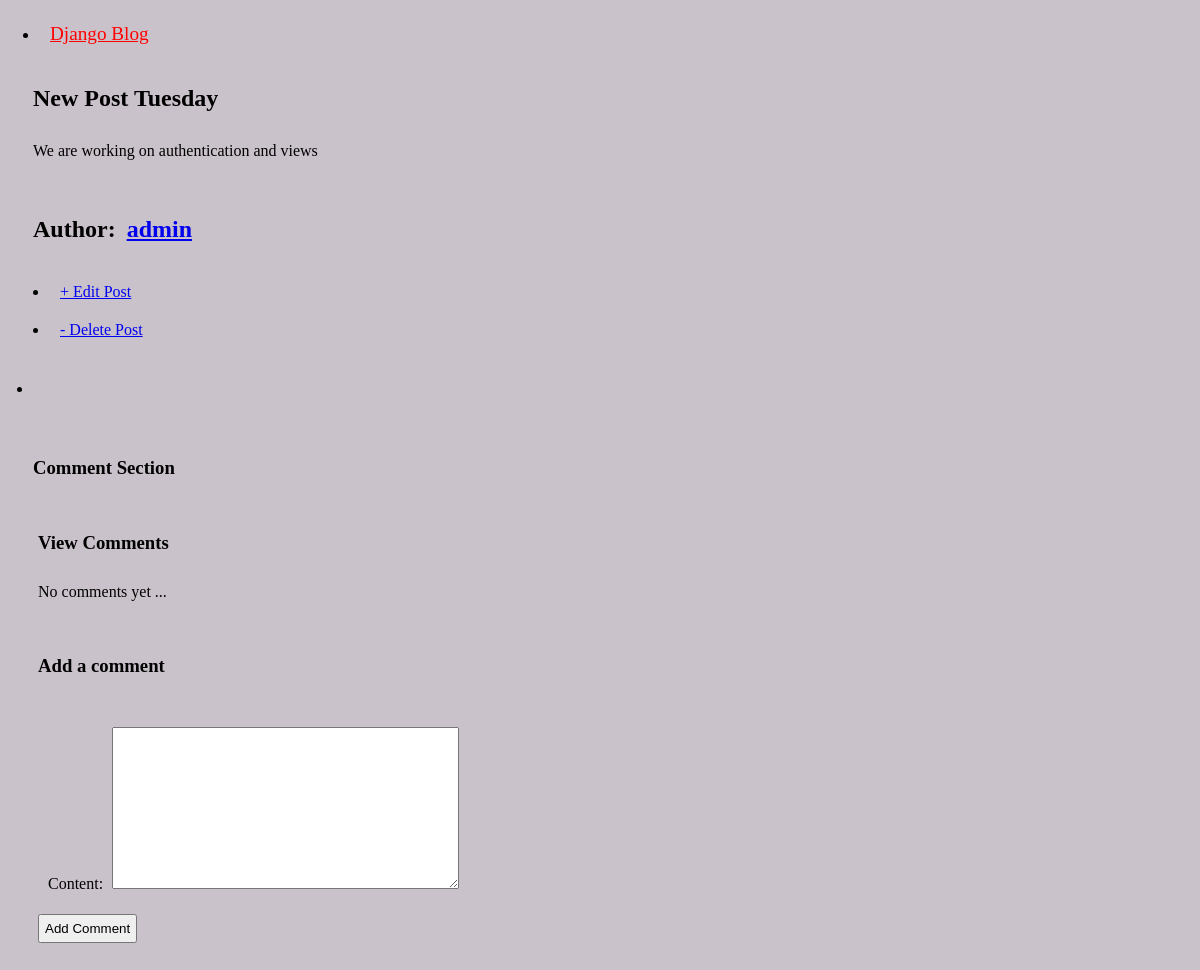
The page /post/8/ on the database its author committed.
### blog/models.py (models this page shows, shortened)
class Post(models.Model):
    title = models.CharField(max_length=200)
    author = models.ForeignKey(
        User,
        on_delete=models.CASCADE
        )
    body = models.TextField()

### blog/views.py (the view, shortened to what this page needs)
# urls.py: path("post/<int:pk>/", BlogDetailView.as_view(), name="post_detail"),
class BlogDetailView(FormMixin, DetailView):
    model = Post
    template_name = 'post_detail.html'
    form_class = CommentForm
    def get_context_data(self, **kwargs):
        context = super().get_context_data(**kwargs)
        context['comments'] = self.object.comments.all()
        if 'form' not in context:
            context['form'] = self.get_form()
        return context

### blog/forms.py
class CommentForm(ModelForm):
    class Meta:
        model = Comment
        fields = ['content']

### templates/post_detail.html (shortened to what this page needs)
{% extends 'base.html' %}
{% block content %}
<div class="post-entry">
    <h2> {{ post.title }} </h2>
    <p> {{ post.body }} </p>
</div>
<div>
    <h2>Author: <a href="{% url 'profile' %}">
        {{ post.author }}</a></h2>
</div>
<div>
    <li> <a href="{% url 'post_edit' post.pk %}"> + Edit Post </a> </li>
</div>
<div>
    <li> <a href="{% url 'post_delete' post.pk %}"> - Delete Post </a> </li>
</div>
<div>
    <ul><li><a href=""></a></li></ul>
</div>
<div>
    <h3>Comment Section</h3>
    <div>
        <h3>View Comments</h3>
        {% for comment in comments %}
                {% load tz %}
        {% empty %}
        <p> No comments yet ...</p>
        {% endfor %}
    </div>
    <div>
        <h3>Add a comment </h3>
        <form action="" method="post">
            {{ form.as_p }}
            <button type="submit">
                Add Comment</button>
        </form>
    </div>
</div>
{% endblock content %}

### static/styles.css (style rules this page uses)
* { box-sizing: border-box; padding: 5px; }
body { background-color: rgb(202, 194, 202); color: #000; }

### rows shown on the page
Post: title "New Post Tuesday", body "We are working on authentication and views", author "admin"
